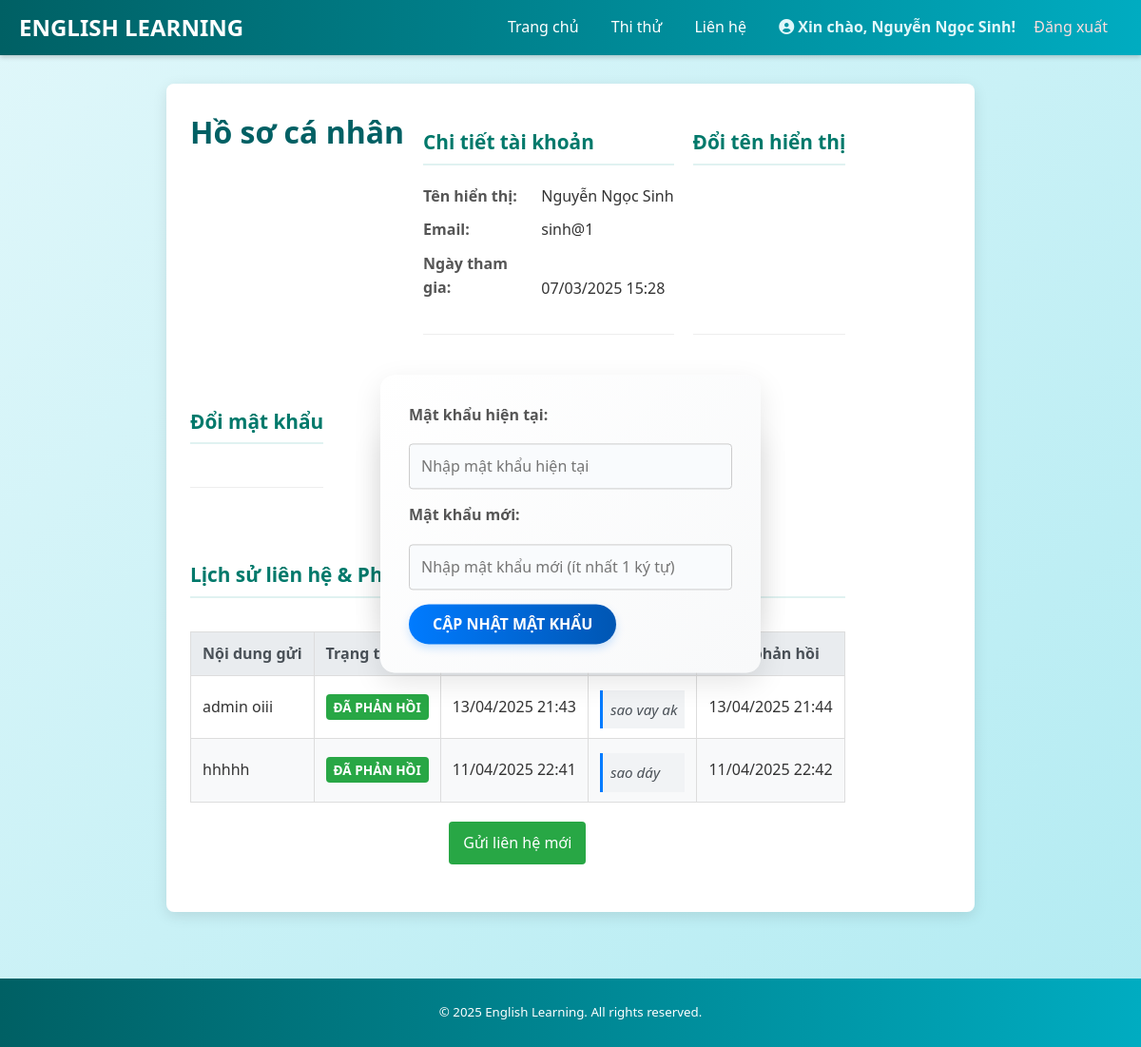
/profile.php (signed in), run on the app's committed database.
### tables this page shows
CREATE TABLE `users` (
  `id` int(11) NOT NULL,
  `username` varchar(100) NOT NULL,
  `email` varchar(100) NOT NULL,
  `password` varchar(255) NOT NULL,
  `role` enum('admin','user') DEFAULT 'user',
  `created_at` timestamp NOT NULL DEFAULT current_timestamp()
);

CREATE TABLE `contacts` (
  `id` int(11) NOT NULL,
  `user_id` int(11) NOT NULL,
  `username` varchar(255) NOT NULL,
  `message` text NOT NULL,
  `status` enum('pending','replied') DEFAULT 'pending',
  `reply` text DEFAULT NULL,
  `created_at` timestamp NOT NULL DEFAULT current_timestamp(),
  `replied_at` timestamp NULL DEFAULT NULL
);

### profile.php (the view, shortened to what this page needs)
<?php
require_once 'config/config.php';
$user_id = $_SESSION['user_id'];
$username = $_SESSION['username'];
$error_message = '';
$sql_user = "SELECT email, created_at FROM users WHERE id = ?";
$stmt_user = $conn->prepare($sql_user);
$user_info = null;
if ($stmt_user) {
    $stmt_user->bind_param("i", $user_id);
    $stmt_user->execute();
    $result_user = $stmt_user->get_result();
    $user_info = $result_user->fetch_assoc();
} else {
    error_log("Lỗi chuẩn bị SQL lấy thông tin user: " . $conn->error);
    $error_message .= " Không thể tải thông tin tài khoản.";
}
$contact_history = [];
$sql_contact = "SELECT message, status, reply, created_at, replied_at FROM contacts WHERE user_id = ? ORDER BY created_at DESC";
$stmt_contact = $conn->prepare($sql_contact);
if ($stmt_contact) {
    $stmt_contact->bind_param("i", $user_id);
    if ($stmt_contact->execute()) {
        $result_contact = $stmt_contact->get_result();
        while ($row = $result_contact->fetch_assoc()) { $contact_history[] = $row; }
    } else { error_log("Lỗi thực thi SQL lấy lịch sử liên hệ: " . $stmt_contact->error); }
} else { error_log("Lỗi chuẩn bị SQL lấy lịch sử liên hệ: " . $conn->error); }
?>
<!DOCTYPE html>
<html lang="vi">
<head>
    <link rel="stylesheet" href="assets/css/style.css">
    <link rel="stylesheet" href="https://cdnjs.cloudflare.com/ajax/libs/font-awesome/6.0.0-beta3/css/all.min.css">
</head>
<body>
    <header>
        <div class="logo"><a href="index.php">English Learning</a></div>
        <nav>
            <a href="./admin/dashboard.php">Trang chủ</a>
            <a href="test/select_test.php">Thi thử</a>
            <a href="contact.php">Liên hệ</a>
            <?php if (isset($_SESSION['username'])): ?>
                <span style="color: #e0f7fa; margin-left: 15px; font-weight: bold;"><i class="fas fa-user-circle"></i> Xin chào, <span id="header-username"><?php echo htmlspecialchars($_SESSION['username'], ENT_QUOTES, 'UTF-8'); ?></span>!</span>
            <?php endif; ?>
            <a href="auth/logout.php">Đăng xuất</a>
        </nav>
    </header>
    <div class="container">
        <h1>Hồ sơ cá nhân</h1>
        <div class="profile-section profile-info">
            <h2>Chi tiết tài khoản</h2>
            <p><strong>Tên hiển thị:</strong> <span id="display-username"><?php echo htmlspecialchars($username, ENT_QUOTES, 'UTF-8'); ?></span></p>
            <p><strong>Email:</strong> <?php echo htmlspecialchars($user_info['email'] ?? 'N/A', ENT_QUOTES, 'UTF-8'); ?></p>
            <p><strong>Ngày tham gia:</strong> <?php echo isset($user_info['created_at']) ? date('d/m/Y H:i', strtotime($user_info['created_at'])) : 'N/A'; ?></p>
        </div>
        <div class="profile-section">
            <h2>Đổi tên hiển thị</h2>
            <form method="POST" action="profile.php" class="auth-form">
                 <label for="new_username">Tên hiển thị mới:</label>
                <input type="text" id="new_username" name="new_username" value="<?php echo htmlspecialchars($username, ENT_QUOTES, 'UTF-8'); ?>" required minlength="3" maxlength="100">
                <button type="submit" name="update_username">Cập nhật tên</button>
            </form>
        </div>
         <div class="profile-section">
            <h2>Đổi mật khẩu</h2>
            <form method="POST" action="profile.php" class="auth-form">
                 <label for="current_password">Mật khẩu hiện tại:</label>
                <input type="password" id="current_password" name="current_password" placeholder="Nhập mật khẩu hiện tại" required>
                 <label for="new_password">Mật khẩu mới:</label>
                <input type="password" id="new_password" name="new_password" placeholder="Nhập mật khẩu mới (ít nhất 1 ký tự)" required minlength="1">
                <button type="submit" name="update_password">Cập nhật mật khẩu</button>
            </form>
        </div>
        <div class="profile-section">
            <h2>Lịch sử liên hệ & Phản hồi</h2>
            <?php if (!empty($contact_history)): ?>
                 <div style="overflow-x:auto;">
                    <table class="history-table">
                         <thead>
                            <tr><th>Nội dung gửi</th><th>Trạng thái</th><th>Ngày gửi</th><th>Phản hồi</th><th>Ngày phản hồi</th></tr>
                         </thead>
                         <tbody>
                            <?php foreach ($contact_history as $contact): ?>
                                <tr>
                                     <td><?php echo nl2br(htmlspecialchars($contact['message'] ?? '', ENT_QUOTES, 'UTF-8')); ?></td>
                                     <td>
                                         <span class="status <?php echo htmlspecialchars($contact['status'] ?? 'pending', ENT_QUOTES, 'UTF-8'); ?>">
                                             <?php echo ($contact['status'] === 'replied') ? 'Đã phản hồi' : 'Đang chờ'; ?>
                                         </span>
                                     </td>
                                     <td><?php echo isset($contact['created_at']) ? date('d/m/Y H:i', strtotime($contact['created_at'])) : 'N/A'; ?></td>
                                     <td>
                                         <?php if (!empty($contact['reply'])): ?>
                                             <div class="reply-content">
                                                 <?php echo nl2br(htmlspecialchars($contact['reply'], ENT_QUOTES, 'UTF-8')); ?>
                                             </div>
                                         <?php else: ?>
                                             <i>Chưa có</i>
                                         <?php endif; ?>
                                     </td>
                                     <td><?php echo isset($contact['replied_at']) ? date('d/m/Y H:i', strtotime($contact['replied_at'])) : ''; ?></td>
                                </tr>
                            <?php endforeach; ?>
                         </tbody>
                    </table>
                 </div>
            <?php else: ?>
                <p class="no-history">Chưa có lịch sử liên hệ nào.</p>
            <?php endif; ?>
             <div class="center-button">
                 <a href="contact.php" class="link-button">Gửi liên hệ mới</a>
             </div>
        </div>
    </div>
    <footer>
        <p>&copy; <?php echo date('Y'); ?> English Learning. All rights reserved.</p>
    </footer>
</body>
</html>

### style.css (style rules this page uses)
* { margin: 0; padding: 0; box-sizing: border-box; font-family: 'Segoe UI', Arial, sans-serif; }
body { margin: 0; font-family: 'Segoe UI', Arial, sans-serif; background: #f4f4f4; color: #2c3e50; line-height: 1.6; }
button, a { cursor: pointer; transition: all 0.3s ease; }
table { width: 100%; border-collapse: collapse; }
th, td { padding: 12px; border: 1px solid #e0e0e0; text-align: left; }
header { background: linear-gradient(90deg, #007bff, #0056b3); color: #fff; padding: 20px 5%; display: flex; justify-content: space-between; align-items: center; box-shadow: 0 4px 15px rgba(0, 0, 0, 0.2); position: sticky; top: 0; z-index: 1000; }
.logo { font-size: 28px; font-weight: bold; text-transform: uppercase; }
footer { text-align: center; padding: 15px; background: #2c3e50; color: #fff; font-size: 14px; }
.auth-form { width: 400px; max-width: 90%; background: #fff; padding: 30px; border-radius: 15px; box-shadow: 0 10px 30px rgba(0, 0, 0, 0.1); margin: 0 auto; position: absolute; top: 50%; left: 50%; transform: translate(-50%, -50%); background: linear-gradient(135deg, #ffffff, #f8f9fa); }
.auth-form input { width: 100%; padding: 12px 15px; margin: 12px 0; border: 2px solid #e0e0e0; border-radius: 25px; font-size: 16px; background: #f9fbfd; transition: border-color 0.3s ease; }
.auth-form button { width: 100%; padding: 12px; background: linear-gradient(90deg, #007bff, #0056b3); color: #fff; border: none; border-radius: 25px; font-size: 16px; font-weight: 600; text-transform: uppercase; box-shadow: 0 4px 10px rgba(0, 123, 255, 0.3); }
.container { display: flex; min-height: 100vh; background: #f0f2f5; }
h1 { font-size: 32px; font-weight: 700; color: #2c3e50; margin-bottom: 25px; text-align: center; }
h2 { font-size: 24px; font-weight: 600; color: #34495e; margin: 20px 0 15px; }
th { background: #f5f5f5; font-weight: 600; color: #34495e; }
.container { display: flex; flex-wrap: wrap; max-width: 1400px; margin: 20px auto; gap: 20px; padding: 0 20px; }

### data on the page
users: email "sinh@1", created_at "07/03/2025 15:28"
contacts: message "admin oiii", status "ĐÃ PHẢN HỒI", created_at "13/04/2025 21:43", reply "sao vay ak", replied_at "13/04/2025 21:44"
contacts: message "hhhhh", status "ĐÃ PHẢN HỒI", created_at "11/04/2025 22:41", reply "sao dáy", replied_at "11/04/2025 22:42"

### other printed values
$_SESSION['username'] "Nguyễn Ngọc Sinh"
$username "Nguyễn Ngọc Sinh"
